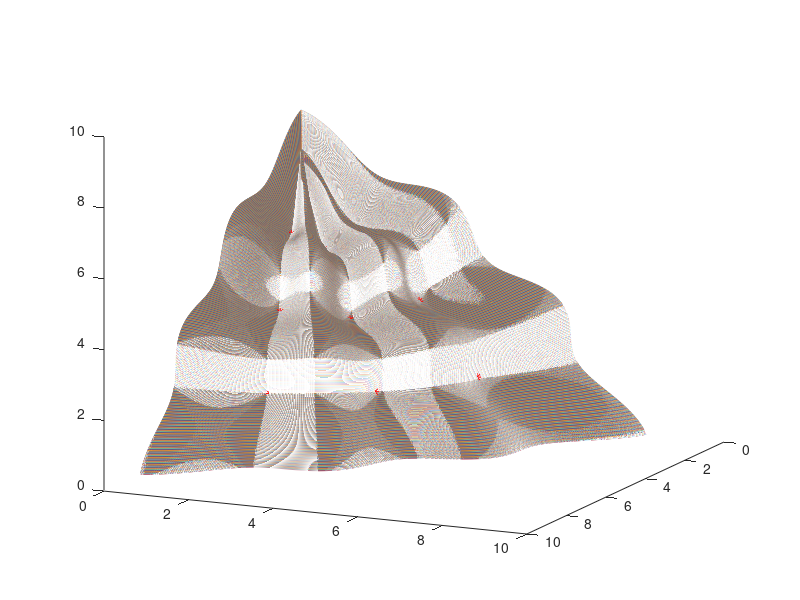

Write the MATLAB code that produced this figure.
clc;
clear all;
K=3;
M=3;
x=[0:0.001:1];
y=[0:0.001:1];
[u,v]=meshgrid(x,y);
m1 = 5+10.*(u-0.5).*(u-0.5)+2.*cos(2.*K.*pi.*u)./K;
m2 = 5+10.*(v-0.5).*(v-0.5)+2.*cos(2.*K.*pi.*v)./K;
r = (m1+m2)./2;
f1 = r.*sin(u.*pi./2).*sin(v.*pi./2);
f2 = r.*sin(u.*pi./2).*cos(v.*pi./2);
f3 = r.*cos(u.*pi./2);
plot3(f1,f2,f3);
m1 = 5+10.*(x-0.5).*(x-0.5)+2.*cos(2.*K.*pi.*x)./K;
% plot(x,m1);
hold on;
%%%%%%%%%%%%%%%%%%%%%%%%%%%%%%%%%%%%%
[~,N] = size(x); %% the size of x
index = round(N/K); %% there are two minima of the knee function. 
[mm,mxid] = min(m1(1,1:index));
[mm2,mxid2] = min(m1(1,index:2*index));
[mm3,mxid3] = min(m1(1,2*index:N));
%%%%%%% corresponding x %%%%%%%%%%%%
xknee = [];
minx = x(mxid);
minx2 = x(mxid2+index-1);
minx3 = x(mxid3+2*index-1);
xknee =[xknee;minx;minx2;minx3];
%%%%%%%% verify the minia %%%%%%%%%%%
% for i=1:3
%     m1 = 5+10.*(xknee(i)-0.5).*(xknee(i)-0.5)+2.*cos(2.*K.*pi.*xknee(i))./K;
%     plot(xknee(i),m1,'r*');
%     hold on;
% end
%%%%%%%%%%%%%%% find the x -- knee %%
A = [1 2 3   6 7 8]
B = combnk(A,2);
X = [];
[nr,nc] = size(B);
for i=1:nr
   com = abs(B(i,2)-B(i,1));
   if ~any(com<3)
        X = [X;B(i,:)];
   end 
end
Y = mod(X,5)
%%%%%%%%%%%%%%%%%%%%%%%%%%%%%
[nr,~] = size(Y);
vark = zeros(nr,M-1);
for i=1:nr
   for j=1:M-1
    Y(i,j)
    vark(i,j) = xknee(Y(i,j),1);
   end
end
%%%%%%%%%%%%% find the knee points %%
mk = zeros(nr,M-1);
mknee = zeros(nr,1);
for i=1:M-1
  mk(:,i) = 5+10.*(vark(:,i)-0.5).*(vark(:,i)-0.5) + 2*cos(2*K*pi.*vark(:,i))./K
end 
mknee = sum(mk,2)/(M-1); %% transposition
PopObj = ones(nr,M);    
for i=1:M
    PopObj(:,i) = PopObj(:,i).* mknee;
end
 PopObj(:,1) = PopObj(:,1).*sin(vark(:,1).*pi./2).*sin(vark(:,2).*pi./2);
 PopObj(:,2) = PopObj(:,2).*sin(vark(:,1).*pi./2).*cos(vark(:,2).*pi./2);
 PopObj(:,3) = PopObj(:,3).*cos(vark(:,1).*pi./2);
 plot3(PopObj(:,1),PopObj(:,2), PopObj(:,3),'r*');
% saveKnee('DEB3DK-',PopObj,K);
view(115,16);